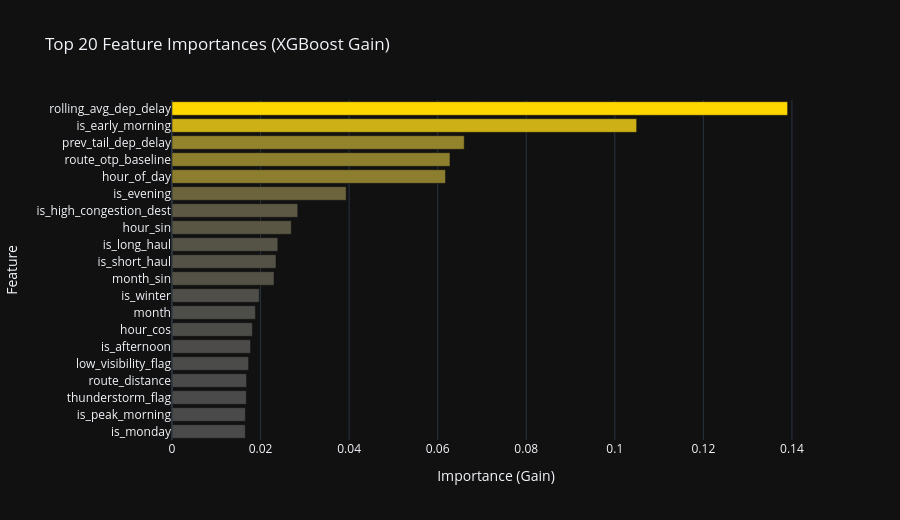

Notebook code for this chart:
### Markdown cell above
## 4. Feature Importance Visualisation

### Code cell
fi = predictor.get_feature_importance().head(20)

fig = px.bar(
    fi,
    x='importance', y='feature',
    orientation='h',
    color='importance',
    color_continuous_scale=[[0, '#4A4A4A'], [1, SPIRIT_YELLOW]],
    title='Top 20 Feature Importances (XGBoost Gain)',
    template=TEMPLATE,
    labels={'importance': 'Importance (Gain)', 'feature': 'Feature'}
)
fig.update_layout(
    yaxis=dict(autorange='reversed'),
    coloraxis_showscale=False,
    height=520
)
fig.show()

### Figure 1 — Plotly figure (JSON) as saved in the notebook; plotly's stock layout.template omitted (floating-point values rounded to 4 significant figures)
{"data": [{"hovertemplate": "Importance (Gain)=%{marker.color}<br>Feature=%{y}<extra></extra>", "legendgroup": "", "marker": {"color": [0.139, 0.1049, 0.06599, 0.06277, 0.06175, 0.03933, 0.0284, 0.02694, 0.0239, 0.02348, 0.02304, 0.01972, 0.01883, 0.01816, 0.01773, 0.01729, 0.01684, 0.01679, 0.01657, 0.01655], "coloraxis": "coloraxis", "pattern": {"shape": ""}}, "name": "", "orientation": "h", "showlegend": false, "textposition": "auto", "type": "bar", "x": [0.139, 0.1049, 0.06599, 0.06277, 0.06175, 0.03933, 0.0284, 0.02694, 0.0239, 0.02348, 0.02304, 0.01972, 0.01883, 0.01816, 0.01773, 0.01729, 0.01684, 0.01679, 0.01657, 0.01655], "xaxis": "x", "y": ["rolling_avg_dep_delay", "is_early_morning", "prev_tail_dep_delay", "route_otp_baseline", "hour_of_day", "is_evening", "is_high_congestion_dest", "hour_sin", "is_long_haul", "is_short_haul", "month_sin", "is_winter", "month", "hour_cos", "is_afternoon", "low_visibility_flag", "route_distance", "thunderstorm_flag", "is_peak_morning", "is_monday"], "yaxis": "y"}], "layout": {"barmode": "relative", "coloraxis": {"colorbar": {"title": {"text": "Importance (Gain)"}}, "colorscale": [[0, "#4A4A4A"], [1, "#FFD700"]], "showscale": false}, "height": 520, "legend": {"tracegroupgap": 0}, "title": {"text": "Top 20 Feature Importances (XGBoost Gain)"}, "xaxis": {"anchor": "y", "domain": [0, 1], "title": {"text": "Importance (Gain)"}}, "yaxis": {"anchor": "x", "autorange": "reversed", "domain": [0, 1], "title": {"text": "Feature"}}}}
